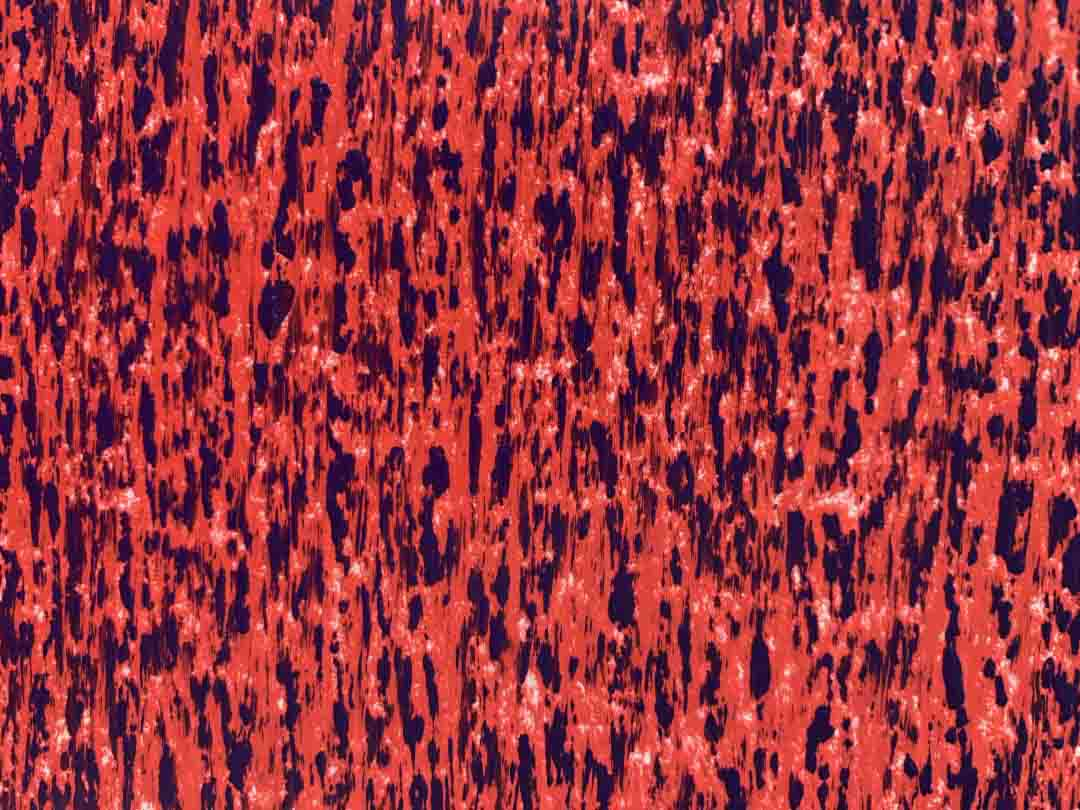
#> input picture experiments/13042_small.jpg, 1080 x 810 px
$ python -i composition59_crop.py   (imports and definitions only)
#> lines starting #> are read from the running program, lines starting #| are printed output that depends on the picture; after the words box and inside, x2 and y2 are one past the last pixel; in counts of white or black regions, pixels touching at a corner belong together
import composition59_data

data = composition59_data.data_map

import cv2

oriImage = None
cropping = False
x_start, y_start, x_end, y_end = 0, 0, 0, 0
filename = None
offset = 0
id = 1111


# [50 lines left out: functions mouse_crop, crop_interactive, not called in this run]


def crop(fn):

#> called with fn = '13042_small.jpg'
    im = cv2.imread(fn, cv2.IMREAD_UNCHANGED)
#> im is the input picture: shape (810, 1080, 3); mean B, G, R 61, 51.2, 154.3
    img = cv2.pyrDown(im)
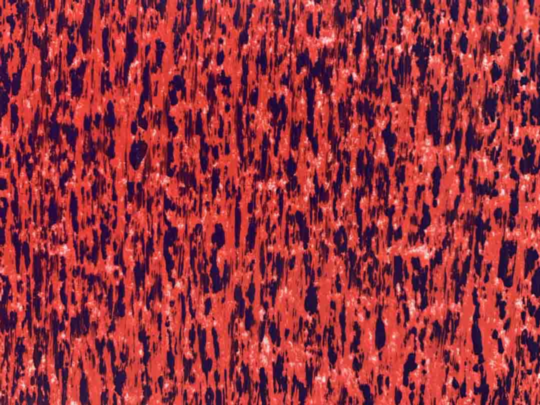
#> img: shape (405, 540, 3); mean B, G, R 61, 51.2, 154.3

    # threshold image
    ret, threshed_img = cv2.threshold(
        cv2.cvtColor(img, cv2.COLOR_RGB2GRAY), 50, 255, cv2.THRESH_BINARY
    )
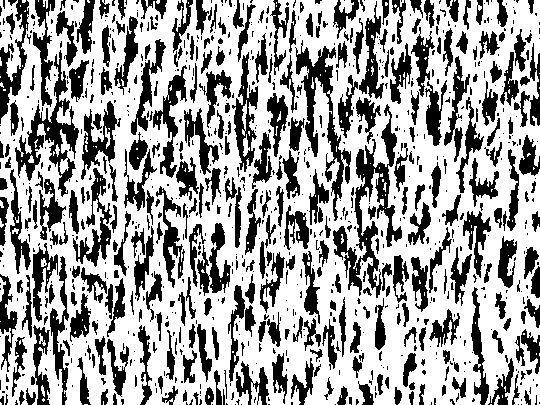
#> threshed_img: shape (405, 540); 63.5% white; 921 black regions (584 under 20 px), largest, box (x1, y1, x2, y2) and area: (333, 104, 402, 298) 3467, (295, 40, 351, 221) 2536, (15, 50, 79, 197) 2509

    thresh = cv2.dilate(threshed_img, None, iterations=4)
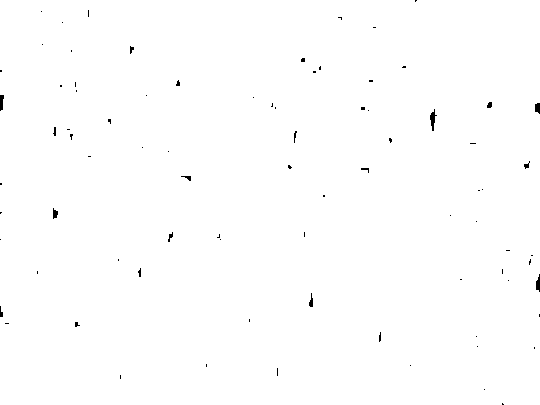
#> thresh: shape (405, 540); 99.6% white; 82 black regions (70 under 20 px), largest, box (x1, y1, x2, y2) and area: (430, 109, 437, 131) 72, (0, 95, 4, 111) 50, (536, 274, 540, 292) 50
    thresh = cv2.erode(threshed_img, None, iterations=4)
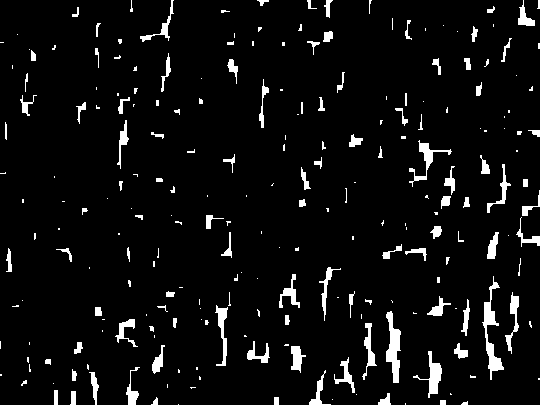
#> thresh: shape (405, 540); 5.5% white; 236 white regions (129 under 20 px)

    contours, hier = cv2.findContours(thresh, cv2.RETR_TREE, cv2.CHAIN_APPROX_SIMPLE)
#> contours = 236 contours, 155 with area under 20; largest, box (x1, y1, x2, y2) and area: (482, 276, 504, 380) 526, (386, 311, 401, 383) 514, (413, 351, 442, 398) 330, (409, 140, 452, 187) 270, (215, 305, 228, 366) 244

    for c in contours:
        x, y, w, h = cv2.boundingRect(c)
        if w > 5 and h > 10 and x > 10 and y > 10:
            cv2.rectangle(img, (x, y), (x + w, y + h), (0, 255, 0), 5)
#> this loop made 236 passes
#> (x, y, w, h) on passes 1, 3, 5: (178, 404, 1, 1), (461, 401, 7, 4), (332, 399, 1, 1)
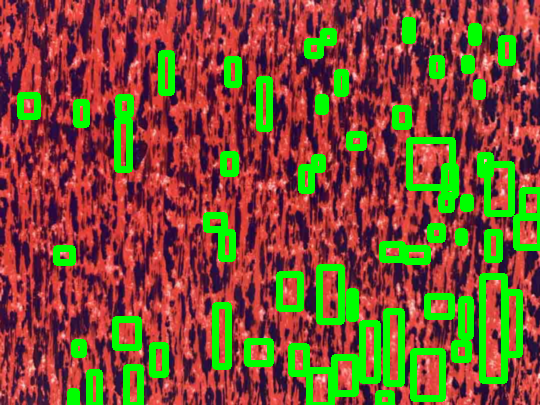
#> img: shape (405, 540, 3); 15.03% of pixels changed, all inside (x1, y1, x2, y2) = (17, 17, 540, 405)

    cv2.imshow("contours", img)

    while cv2.waitKey() is not ord("q"):
#> (key q is pressed here)
        continue

    cv2.destroyAllWindows()


# [10 lines not run here, left out]

>>> result = crop('13042_small.jpg')
